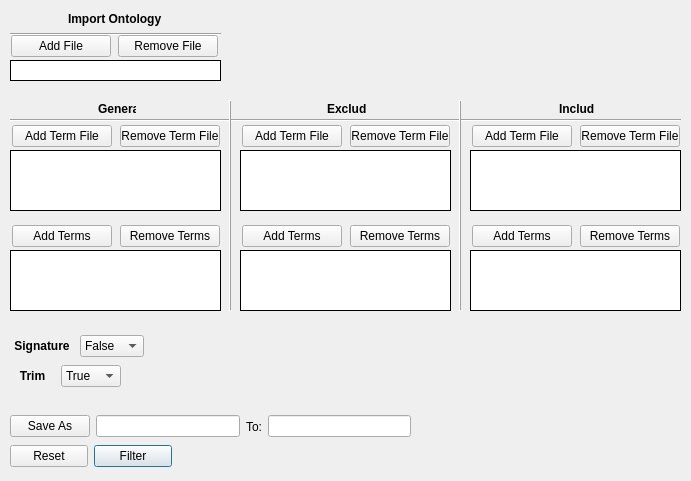
      <widget class="QWidget" name="filter">
       <attribute name="title">
        <string>Filter</string>
       </attribute>
       <widget class="QListWidget" name="filterGeneralFileName">
        <property name="geometry">
         <rect>
          <x>10</x>
          <y>150</y>
          <width>211</width>
          <height>61</height>
         </rect>
        </property>
        <property name="frameShape">
         <enum>QFrame::Box</enum>
        </property>
        <property name="frameShadow">
         <enum>QFrame::Plain</enum>
        </property>
       </widget>
       <widget class="Line" name="line_49">
        <property name="geometry">
         <rect>
          <x>10</x>
          <y>110</y>
          <width>671</width>
          <height>20</height>
         </rect>
        </property>
        <property name="orientation">
         <enum>Qt::Horizontal</enum>
        </property>
       </widget>
       <widget class="QWidget" name="layoutWidget_328">
        <property name="geometry">
         <rect>
          <x>240</x>
          <y>220</y>
          <width>212</width>
          <height>32</height>
         </rect>
        </property>
        <layout class="QHBoxLayout" name="horizontalLayout_365">
         <item>
          <widget class="QPushButton" name="filterExcludeAddTerm">
           <property name="sizePolicy">
            <sizepolicy hsizetype="Ignored" vsizetype="Fixed">
             <horstretch>0</horstretch>
             <verstretch>0</verstretch>
            </sizepolicy>
           </property>
           <property name="minimumSize">
            <size>
             <width>100</width>
             <height>0</height>
            </size>
           </property>
           <property name="maximumSize">
            <size>
             <width>100</width>
             <height>16777215</height>
            </size>
           </property>
           <property name="focusPolicy">
            <enum>Qt::NoFocus</enum>
           </property>
           <property name="contextMenuPolicy">
            <enum>Qt::DefaultContextMenu</enum>
           </property>
           <property name="text">
            <string>Add Terms</string>
           </property>
           <property name="default">
            <bool>false</bool>
           </property>
           <property name="flat">
            <bool>false</bool>
           </property>
          </widget>
         </item>
         <item>
          <widget class="QPushButton" name="filterExcludeRemoveTerm">
           <property name="sizePolicy">
            <sizepolicy hsizetype="Ignored" vsizetype="Fixed">
             <horstretch>0</horstretch>
             <verstretch>0</verstretch>
            </sizepolicy>
           </property>
           <property name="minimumSize">
            <size>
             <width>100</width>
             <height>0</height>
            </size>
           </property>
           <property name="maximumSize">
            <size>
             <width>100</width>
             <height>16777215</height>
            </size>
           </property>
           <property name="focusPolicy">
            <enum>Qt::NoFocus</enum>
           </property>
           <property name="text">
            <string>Remove Terms</string>
           </property>
          </widget>
         </item>
        </layout>
       </widget>
       <widget class="QListWidget" name="filterExcludeTermName">
        <property name="geometry">
         <rect>
          <x>240</x>
          <y>250</y>
          <width>211</width>
          <height>61</height>
         </rect>
        </property>
        <property name="frameShape">
         <enum>QFrame::Box</enum>
        </property>
        <property name="frameShadow">
         <enum>QFrame::Plain</enum>
        </property>
       </widget>
       <widget class="QWidget" name="layoutWidget_329">
        <property name="geometry">
         <rect>
          <x>470</x>
          <y>220</y>
          <width>212</width>
          <height>32</height>
         </rect>
        </property>
        <layout class="QHBoxLayout" name="horizontalLayout_366">
         <item>
          <widget class="QPushButton" name="filterIncludeAddTerm">
           <property name="sizePolicy">
            <sizepolicy hsizetype="Ignored" vsizetype="Fixed">
             <horstretch>0</horstretch>
             <verstretch>0</verstretch>
            </sizepolicy>
           </property>
           <property name="minimumSize">
            <size>
             <width>100</width>
             <height>0</height>
            </size>
           </property>
           <property name="maximumSize">
            <size>
             <width>100</width>
             <height>16777215</height>
            </size>
           </property>
           <property name="focusPolicy">
            <enum>Qt::NoFocus</enum>
           </property>
           <property name="contextMenuPolicy">
            <enum>Qt::DefaultContextMenu</enum>
           </property>
           <property name="text">
            <string>Add Terms</string>
           </property>
           <property name="default">
            <bool>false</bool>
           </property>
           <property name="flat">
            <bool>false</bool>
           </property>
          </widget>
         </item>
         <item>
          <widget class="QPushButton" name="filterIncludeRemoveTerm">
           <property name="sizePolicy">
            <sizepolicy hsizetype="Ignored" vsizetype="Fixed">
             <horstretch>0</horstretch>
             <verstretch>0</verstretch>
            </sizepolicy>
           </property>
           <property name="minimumSize">
            <size>
             <width>100</width>
             <height>0</height>
            </size>
           </property>
           <property name="maximumSize">
            <size>
             <width>100</width>
             <height>16777215</height>
            </size>
           </property>
           <property name="focusPolicy">
            <enum>Qt::NoFocus</enum>
           </property>
           <property name="text">
            <string>Remove Terms</string>
           </property>
          </widget>
         </item>
        </layout>
       </widget>
       <widget class="QListWidget" name="filterGeneralTermName">
        <property name="geometry">
         <rect>
          <x>10</x>
          <y>250</y>
          <width>211</width>
          <height>61</height>
         </rect>
        </property>
        <property name="frameShape">
         <enum>QFrame::Box</enum>
        </property>
        <property name="frameShadow">
         <enum>QFrame::Plain</enum>
        </property>
       </widget>
       <widget class="QListWidget" name="filterOntologyName">
        <property name="geometry">
         <rect>
          <x>10</x>
          <y>60</y>
          <width>211</width>
          <height>21</height>
         </rect>
        </property>
        <property name="frameShape">
         <enum>QFrame::Box</enum>
        </property>
        <property name="frameShadow">
         <enum>QFrame::Plain</enum>
        </property>
       </widget>
       <widget class="QListWidget" name="filterIncludeFileName">
        <property name="geometry">
         <rect>
          <x>470</x>
          <y>150</y>
          <width>211</width>
          <height>61</height>
         </rect>
        </property>
        <property name="frameShape">
         <enum>QFrame::Box</enum>
        </property>
        <property name="frameShadow">
         <enum>QFrame::Plain</enum>
        </property>
       </widget>
       <widget class="QListWidget" name="filterIncludeTermName">
        <property name="geometry">
         <rect>
          <x>470</x>
          <y>250</y>
          <width>211</width>
          <height>61</height>
         </rect>
        </property>
        <property name="frameShape">
         <enum>QFrame::Box</enum>
        </property>
        <property name="frameShadow">
         <enum>QFrame::Plain</enum>
        </property>
       </widget>
       <widget class="Line" name="line_50">
        <property name="geometry">
         <rect>
          <x>450</x>
          <y>100</y>
          <width>20</width>
          <height>211</height>
         </rect>
        </property>
        <property name="frameShadow">
         <enum>QFrame::Raised</enum>
        </property>
        <property name="orientation">
         <enum>Qt::Vertical</enum>
        </property>
       </widget>
       <widget class="Line" name="line_51">
        <property name="geometry">
         <rect>
          <x>220</x>
          <y>100</y>
          <width>20</width>
          <height>211</height>
         </rect>
        </property>
        <property name="frameShadow">
         <enum>QFrame::Raised</enum>
        </property>
        <property name="orientation">
         <enum>Qt::Vertical</enum>
        </property>
       </widget>
       <widget class="QListWidget" name="filterExcludeFileName">
        <property name="geometry">
         <rect>
          <x>240</x>
          <y>150</y>
          <width>211</width>
          <height>61</height>
         </rect>
        </property>
        <property name="frameShape">
         <enum>QFrame::Box</enum>
        </property>
        <property name="frameShadow">
         <enum>QFrame::Plain</enum>
        </property>
       </widget>
       <widget class="QWidget" name="layoutWidget_330">
        <property name="geometry">
         <rect>
          <x>10</x>
          <y>220</y>
          <width>212</width>
          <height>32</height>
         </rect>
        </property>
        <layout class="QHBoxLayout" name="horizontalLayout_368">
         <item>
          <widget class="QPushButton" name="filterGeneralAddTerm">
           <property name="sizePolicy">
            <sizepolicy hsizetype="Ignored" vsizetype="Fixed">
             <horstretch>0</horstretch>
             <verstretch>0</verstretch>
            </sizepolicy>
           </property>
           <property name="minimumSize">
            <size>
             <width>100</width>
             <height>0</height>
            </size>
           </property>
           <property name="maximumSize">
            <size>
             <width>100</width>
             <height>16777215</height>
            </size>
           </property>
           <property name="focusPolicy">
            <enum>Qt::NoFocus</enum>
           </property>
           <property name="contextMenuPolicy">
            <enum>Qt::DefaultContextMenu</enum>
           </property>
           <property name="text">
            <string>Add Terms</string>
           </property>
           <property name="default">
            <bool>false</bool>
           </property>
           <property name="flat">
            <bool>false</bool>
           </property>
          </widget>
         </item>
         <item>
          <widget class="QPushButton" name="filterGeneralRemoveTerm">
           <property name="sizePolicy">
            <sizepolicy hsizetype="Ignored" vsizetype="Fixed">
             <horstretch>0</horstretch>
             <verstretch>0</verstretch>
            </sizepolicy>
           </property>
           <property name="minimumSize">
            <size>
             <width>100</width>
             <height>0</height>
            </size>
           </property>
           <property name="maximumSize">
            <size>
             <width>100</width>
             <height>16777215</height>
            </size>
           </property>
           <property name="focusPolicy">
            <enum>Qt::NoFocus</enum>
           </property>
           <property name="text">
            <string>Remove Terms</string>
           </property>
          </widget>
         </item>
        </layout>
       </widget>
       <widget class="QWidget" name="layoutWidget_331">
        <property name="geometry">
         <rect>
          <x>10</x>
          <y>30</y>
          <width>211</width>
          <height>32</height>
         </rect>
        </property>
        <layout class="QHBoxLayout" name="horizontalLayout_369">
         <item>
          <widget class="QPushButton" name="filterAddOntology">
           <property name="sizePolicy">
            <sizepolicy hsizetype="Ignored" vsizetype="Fixed">
             <horstretch>0</horstretch>
             <verstretch>0</verstretch>
            </sizepolicy>
           </property>
           <property name="minimumSize">
            <size>
             <width>100</width>
             <height>0</height>
            </size>
           </property>
           <property name="maximumSize">
            <size>
             <width>100</width>
             <height>16777215</height>
            </size>
           </property>
           <property name="focusPolicy">
            <enum>Qt::NoFocus</enum>
           </property>
           <property name="contextMenuPolicy">
            <enum>Qt::DefaultContextMenu</enum>
           </property>
           <property name="text">
            <string>Add File</string>
           </property>
           <property name="default">
            <bool>false</bool>
           </property>
           <property name="flat">
            <bool>false</bool>
           </property>
          </widget>
         </item>
         <item>
          <widget class="QPushButton" name="filterRemoveOntology">
           <property name="sizePolicy">
            <sizepolicy hsizetype="Ignored" vsizetype="Fixed">
             <horstretch>0</horstretch>
             <verstretch>0</verstretch>
            </sizepolicy>
           </property>
           <property name="minimumSize">
            <size>
             <width>100</width>
             <height>0</height>
            </size>
           </property>
           <property name="maximumSize">
            <size>
             <width>100</width>
             <height>16777215</height>
            </size>
           </property>
           <property name="focusPolicy">
            <enum>Qt::NoFocus</enum>
           </property>
           <property name="text">
            <string>Remove File</string>
           </property>
          </widget>
         </item>
        </layout>
       </widget>
       <widget class="QWidget" name="layoutWidget_234">
        <property name="geometry">
         <rect>
          <x>10</x>
          <y>360</y>
          <width>111</width>
          <height>32</height>
         </rect>
        </property>
        <layout class="QHBoxLayout" name="horizontalLayout_244">
         <item>
          <widget class="QLabel" name="label_134">
           <property name="font">
            <font>
             <family>Arial</family>
             <pointsize>9</pointsize>
             <bold>true</bold>
            </font>
           </property>
           <property name="text">
            <string>Trim</string>
           </property>
           <property name="alignment">
            <set>Qt::AlignCenter</set>
           </property>
          </widget>
         </item>
         <item>
          <widget class="QComboBox" name="filterTrim">
           <property name="focusPolicy">
            <enum>Qt::NoFocus</enum>
           </property>
           <property name="editable">
            <bool>false</bool>
           </property>
           <property name="currentText">
            <string>True</string>
           </property>
           <item>
            <property name="text">
             <string>True</string>
            </property>
           </item>
           <item>
            <property name="text">
             <string>False</string>
            </property>
           </item>
          </widget>
         </item>
        </layout>
       </widget>
       <widget class="QWidget" name="layoutWidget_235">
        <property name="geometry">
         <rect>
          <x>10</x>
          <y>330</y>
          <width>134</width>
          <height>32</height>
         </rect>
        </property>
        <layout class="QHBoxLayout" name="horizontalLayout_245">
         <item>
          <widget class="QLabel" name="label_135">
           <property name="font">
            <font>
             <family>Arial</family>
             <pointsize>9</pointsize>
             <bold>true</bold>
            </font>
           </property>
           <property name="text">
            <string>Signature</string>
           </property>
           <property name="alignment">
            <set>Qt::AlignCenter</set>
           </property>
          </widget>
         </item>
         <item>
          <widget class="QComboBox" name="filterSignature">
           <property name="focusPolicy">
            <enum>Qt::NoFocus</enum>
           </property>
           <property name="editable">
            <bool>false</bool>
           </property>
           <property name="currentText">
            <string>False</string>
           </property>
           <item>
            <property name="text">
             <string>False</string>
            </property>
           </item>
           <item>
            <property name="text">
             <string>True</string>
            </property>
           </item>
          </widget>
         </item>
        </layout>
       </widget>
       <widget class="QWidget" name="layoutWidget_332">
        <property name="geometry">
         <rect>
          <x>10</x>
          <y>410</y>
          <width>401</width>
          <height>33</height>
         </rect>
        </property>
        <layout class="QHBoxLayout" name="horizontalLayout_370">
         <item>
          <widget class="QPushButton" name="filterSaveAs">
           <property name="focusPolicy">
            <enum>Qt::NoFocus</enum>
           </property>
           <property name="text">
            <string>Save As</string>
           </property>
          </widget>
         </item>
         <item>
          <widget class="QLineEdit" name="filterNameSave">
           <property name="focusPolicy">
            <enum>Qt::NoFocus</enum>
           </property>
           <property name="text">
            <string/>
           </property>
           <property name="alignment">
            <set>Qt::AlignLeading|Qt::AlignLeft|Qt::AlignVCenter</set>
           </property>
           <property name="dragEnabled">
            <bool>false</bool>
           </property>
           <property name="placeholderText">
            <string/>
           </property>
           <property name="clearButtonEnabled">
            <bool>false</bool>
           </property>
          </widget>
         </item>
         <item>
          <widget class="QLabel" name="label_219">
           <property name="text">
            <string>To:</string>
           </property>
           <property name="alignment">
            <set>Qt::AlignCenter</set>
           </property>
          </widget>
         </item>
         <item>
          <widget class="QLineEdit" name="filterSavePath">
           <property name="focusPolicy">
            <enum>Qt::NoFocus</enum>
           </property>
          </widget>
         </item>
        </layout>
       </widget>
       <widget class="QWidget" name="layoutWidget_333">
        <property name="geometry">
         <rect>
          <x>10</x>
          <y>440</y>
          <width>162</width>
          <height>32</height>
         </rect>
        </property>
        <layout class="QHBoxLayout" name="horizontalLayout_371">
         <item>
          <widget class="QPushButton" name="filterReset">
           <property name="sizePolicy">
            <sizepolicy hsizetype="Expanding" vsizetype="Fixed">
             <horstretch>0</horstretch>
             <verstretch>0</verstretch>
            </sizepolicy>
           </property>
           <property name="maximumSize">
            <size>
             <width>150</width>
             <height>16777215</height>
            </size>
           </property>
           <property name="focusPolicy">
            <enum>Qt::NoFocus</enum>
           </property>
           <property name="text">
            <string>Reset</string>
           </property>
          </widget>
         </item>
         <item>
          <widget class="QPushButton" name="filterButton">
           <property name="sizePolicy">
            <sizepolicy hsizetype="Expanding" vsizetype="Fixed">
             <horstretch>0</horstretch>
             <verstretch>0</verstretch>
            </sizepolicy>
           </property>
           <property name="minimumSize">
            <size>
             <width>0</width>
             <height>0</height>
            </size>
           </property>
           <property name="maximumSize">
            <size>
             <width>150</width>
             <height>16777215</height>
            </size>
           </property>
           <property name="focusPolicy">
            <enum>Qt::NoFocus</enum>
           </property>
           <property name="autoFillBackground">
            <bool>false</bool>
           </property>
           <property name="text">
            <string>Filter</string>
           </property>
           <property name="autoDefault">
            <bool>false</bool>
           </property>
           <property name="default">
            <bool>true</bool>
           </property>
           <property name="flat">
            <bool>false</bool>
           </property>
          </widget>
         </item>
        </layout>
       </widget>
       <widget class="QWidget" name="layoutWidget">
        <property name="geometry">
         <rect>
          <x>240</x>
          <y>120</y>
          <width>212</width>
          <height>32</height>
         </rect>
        </property>
        <layout class="QHBoxLayout" name="horizontalLayout_367">
         <item>
          <widget class="QPushButton" name="filterExcludeAddTermFile">
           <property name="sizePolicy">
            <sizepolicy hsizetype="Ignored" vsizetype="Fixed">
             <horstretch>0</horstretch>
             <verstretch>0</verstretch>
            </sizepolicy>
           </property>
           <property name="minimumSize">
            <size>
             <width>100</width>
             <height>0</height>
            </size>
           </property>
           <property name="maximumSize">
            <size>
             <width>100</width>
             <height>16777215</height>
            </size>
           </property>
           <property name="focusPolicy">
            <enum>Qt::NoFocus</enum>
           </property>
           <property name="contextMenuPolicy">
            <enum>Qt::DefaultContextMenu</enum>
           </property>
           <property name="text">
            <string>Add Term File</string>
           </property>
           <property name="default">
            <bool>false</bool>
           </property>
           <property name="flat">
            <bool>false</bool>
           </property>
          </widget>
         </item>
         <item>
          <widget class="QPushButton" name="filterExcludeRemoveTermFile">
           <property name="sizePolicy">
            <sizepolicy hsizetype="Ignored" vsizetype="Fixed">
             <horstretch>0</horstretch>
             <verstretch>0</verstretch>
            </sizepolicy>
           </property>
           <property name="minimumSize">
            <size>
             <width>100</width>
             <height>0</height>
            </size>
           </property>
           <property name="maximumSize">
            <size>
             <width>100</width>
             <height>16777215</height>
            </size>
           </property>
           <property name="focusPolicy">
            <enum>Qt::NoFocus</enum>
           </property>
           <property name="text">
            <string>Remove Term File</string>
           </property>
          </widget>
         </item>
        </layout>
       </widget>
       <widget class="QLabel" name="label_218">
        <property name="geometry">
         <rect>
          <x>327</x>
          <y>101</y>
          <width>39</width>
          <height>16</height>
         </rect>
        </property>
        <property name="font">
         <font>
          <family>Arial</family>
          <pointsize>9</pointsize>
          <bold>true</bold>
         </font>
        </property>
        <property name="text">
         <string>Exclude</string>
        </property>
       </widget>
       <widget class="QWidget" name="layoutWidget">
        <property name="geometry">
         <rect>
          <x>10</x>
          <y>120</y>
          <width>212</width>
          <height>32</height>
         </rect>
        </property>
        <layout class="QHBoxLayout" name="horizontalLayout_364">
         <item>
          <widget class="QPushButton" name="filterGeneralAddTermFile">
           <property name="sizePolicy">
            <sizepolicy hsizetype="Ignored" vsizetype="Fixed">
             <horstretch>0</horstretch>
             <verstretch>0</verstretch>
            </sizepolicy>
           </property>
           <property name="minimumSize">
            <size>
             <width>100</width>
             <height>0</height>
            </size>
           </property>
           <property name="maximumSize">
            <size>
             <width>100</width>
             <height>16777215</height>
            </size>
           </property>
           <property name="focusPolicy">
            <enum>Qt::NoFocus</enum>
           </property>
           <property name="contextMenuPolicy">
            <enum>Qt::DefaultContextMenu</enum>
           </property>
           <property name="text">
            <string>Add Term File</string>
           </property>
           <property name="default">
            <bool>false</bool>
           </property>
           <property name="flat">
            <bool>false</bool>
           </property>
          </widget>
         </item>
         <item>
          <widget class="QPushButton" name="filterGeneralRemoveTermFile">
           <property name="sizePolicy">
            <sizepolicy hsizetype="Ignored" vsizetype="Fixed">
             <horstretch>0</horstretch>
             <verstretch>0</verstretch>
            </sizepolicy>
           </property>
           <property name="minimumSize">
            <size>
             <width>100</width>
             <height>0</height>
            </size>
           </property>
           <property name="maximumSize">
            <size>
             <width>100</width>
             <height>16777215</height>
            </size>
           </property>
           <property name="focusPolicy">
            <enum>Qt::NoFocus</enum>
           </property>
           <property name="text">
            <string>Remove Term File</string>
           </property>
          </widget>
         </item>
        </layout>
       </widget>
       <widget class="QLabel" name="label_216">
        <property name="geometry">
         <rect>
          <x>98</x>
          <y>101</y>
          <width>38</width>
          <height>16</height>
         </rect>
        </property>
        <property name="font">
         <font>
          <family>Arial</family>
          <pointsize>9</pointsize>
          <bold>true</bold>
         </font>
        </property>
        <property name="text">
         <string>General</string>
        </property>
       </widget>
       <widget class="QWidget" name="layoutWidget">
        <property name="geometry">
         <rect>
          <x>470</x>
          <y>120</y>
          <width>212</width>
          <height>32</height>
         </rect>
        </property>
        <layout class="QHBoxLayout" name="horizontalLayout_439">
         <item>
          <widget class="QPushButton" name="filterIncludeAddTermFile">
           <property name="sizePolicy">
            <sizepolicy hsizetype="Ignored" vsizetype="Fixed">
             <horstretch>0</horstretch>
             <verstretch>0</verstretch>
            </sizepolicy>
           </property>
           <property name="minimumSize">
            <size>
             <width>100</width>
             <height>0</height>
            </size>
           </property>
           <property name="maximumSize">
            <size>
             <width>100</width>
             <height>16777215</height>
            </size>
           </property>
           <property name="focusPolicy">
            <enum>Qt::NoFocus</enum>
           </property>
           <property name="contextMenuPolicy">
            <enum>Qt::DefaultContextMenu</enum>
           </property>
           <property name="text">
            <string>Add Term File</string>
           </property>
           <property name="default">
            <bool>false</bool>
           </property>
           <property name="flat">
            <bool>false</bool>
           </property>
          </widget>
         </item>
         <item>
          <widget class="QPushButton" name="filterIncludeRemoveTermFile">
           <property name="sizePolicy">
            <sizepolicy hsizetype="Ignored" vsizetype="Fixed">
             <horstretch>0</horstretch>
             <verstretch>0</verstretch>
            </sizepolicy>
           </property>
           <property name="minimumSize">
            <size>
             <width>100</width>
             <height>0</height>
            </size>
           </property>
           <property name="maximumSize">
            <size>
             <width>100</width>
             <height>16777215</height>
            </size>
           </property>
           <property name="focusPolicy">
            <enum>Qt::NoFocus</enum>
           </property>
           <property name="text">
            <string>Remove Term File</string>
           </property>
          </widget>
         </item>
        </layout>
       </widget>
       <widget class="QLabel" name="label_271">
        <property name="geometry">
         <rect>
          <x>559</x>
          <y>101</y>
          <width>35</width>
          <height>16</height>
         </rect>
        </property>
        <property name="font">
         <font>
          <family>Arial</family>
          <pointsize>9</pointsize>
          <bold>true</bold>
         </font>
        </property>
        <property name="text">
         <string>Include</string>
        </property>
       </widget>
       <widget class="QWidget" name="">
        <property name="geometry">
         <rect>
          <x>10</x>
          <y>10</y>
          <width>211</width>
          <height>26</height>
         </rect>
        </property>
        <layout class="QVBoxLayout" name="verticalLayout_22">
         <item alignment="Qt::AlignHCenter">
          <widget class="QLabel" name="label_217">
           <property name="font">
            <font>
             <family>Arial</family>
             <pointsize>9</pointsize>
             <bold>true</bold>
            </font>
           </property>
           <property name="text">
            <string>Import Ontology</string>
           </property>
          </widget>
         </item>
         <item>
          <widget class="Line" name="line_52">
           <property name="orientation">
            <enum>Qt::Horizontal</enum>
           </property>
          </widget>
         </item>
        </layout>
       </widget>
      </widget>
